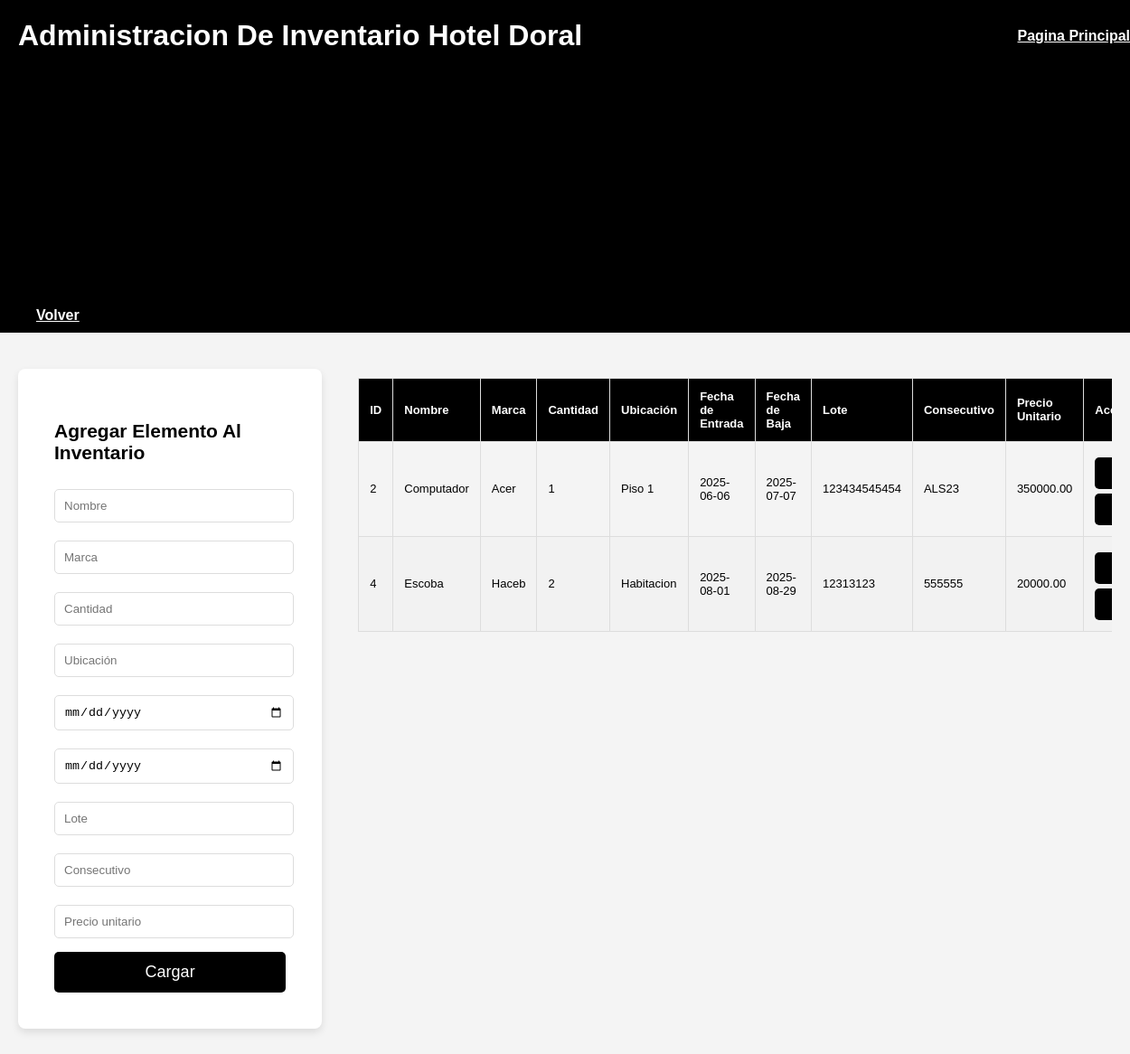
Screenshot of /inventario/index.php with the database file from the repository.
### tables this page shows
CREATE TABLE `inventario` (
  `id` int(11) NOT NULL,
  `nombre` varchar(50) NOT NULL,
  `marca` varchar(50) NOT NULL,
  `cantidad` int(11) NOT NULL,
  `ubicacion` varchar(10) NOT NULL,
  `fecha_entrada` date NOT NULL,
  `fecha_baja` date NOT NULL,
  `lote` varchar(24) NOT NULL,
  `consecutivo` varchar(12) NOT NULL,
  `precio_unitario` decimal(10,2) NOT NULL
);

### inventario/read.php (the view)
<?php
require 'db.php';
$consulta_hotel = mysqli_query($conn, "SELECT * FROM inventario");
if (mysqli_num_rows($consulta_hotel) > 0) {
    while ($row = mysqli_fetch_assoc($consulta_hotel)) {
        echo "<tr>
                <td>{$row['id']}</td>
                <td>{$row['nombre']}</td>
                <td>{$row['marca']}</td>
                <td>{$row['cantidad']}</td>
                <td>{$row['ubicacion']}</td>
                <td>{$row['fecha_entrada']}</td>
                <td>{$row['fecha_baja']}</td>
                <td>{$row['lote']}</td>
                <td>{$row['consecutivo']}</td>
                <td>{$row['precio_unitario']}</td>
                <td>
                    <button onclick='eliminarElemento({$row['id']})'>Eliminar</button>
                    <button onclick='mostrarFormularioActualizar({$row['id']}, \"{$row['nombre']}\", \"{$row['marca']}\", \"{$row['cantidad']}\", \"{$row['ubicacion']}\", \"{$row['fecha_entrada']}\", \"{$row['fecha_baja']}\", \"{$row['lote']}\",\"{$row['consecutivo']}\",\"{$row['precio_unitario']}\")'>Actualizar</button>
                </td>
            </tr>";
    }
} else {
    echo "<tr><td colspan='9'>No hay elementos registrados.</td></tr>";
}
?>

### inventario/css/styles.css (style rules this page uses)
body { font-family: Arial, sans-serif; background-color: #f4f4f4; margin: 0; padding: 0; overflow-x: hidden; }
table th, table td { padding: 12px; text-align: left; border: 1px solid #ddd; }
table tr:nth-child(even) { background-color: #f2f2f2; }
button { margin-top: 5px; background-color: #000000; color: white; border: none; padding:10px 20px; cursor: pointer; border-radius: 5px; font-size: 13px; }
@media (min-width: 768px) { tr { display: table-row; } }
@media (min-width: 768px) { th, td { display: table-cell; padding-left: 12px; } }
@media (min-width: 768px) { td:before { content: none; } }

### rows the page displays
inventario: id "2", nombre "Computador", marca "Acer", cantidad "1", ubicacion "Piso 1", fecha_entrada "2025-06-06", fecha_baja "2025-07-07", lote "123434545454", consecutivo "ALS23", precio_unitario "350000.00"
inventario: id "4", nombre "Escoba", marca "Haceb", cantidad "2", ubicacion "Habitacion", fecha_entrada "2025-08-01", fecha_baja "2025-08-29", lote "12313123", consecutivo "555555", precio_unitario "20000.00"
